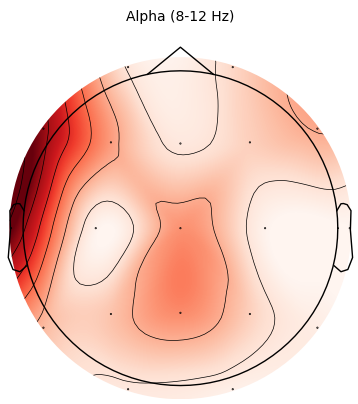
#> input picture report/images/topomap_alpha_colored.png, 358 x 404 px
$ python -i Image_contour_detection.py   (imports and definitions only)   (older library calls are emulated)
#> lines starting #> are read from the running program, lines starting #| are printed output that depends on the picture
import cv2.dnn
from skimage.util import img_as_float
from skimage.segmentation import active_contour, mark_boundaries
import cv2
import numpy as np
from scipy.cluster.vq import kmeans, vq
from skimage.transform import resize
from matplotlib import pyplot as plt


class Image_contour_detection:
    thresholdOtsu = "Otsu"
    thresholdAdaptive = "Adaptive"
    # [122 lines left out: functions __load_image, __threshold_image, __preprocess_image, denoise, classrerizarion, not called in this run]

    def graph_based_segmentation(self, image_path):
        # Загрузка изображения
        image = cv2.imread(image_path)
#> image is the input picture: shape (404, 358, 3); mean B, G, R 198.5, 209, 244.3

        # Отображение оригинального изображения
        plt.figure()
        plt.subplot(231)
        plt.imshow(cv2.cvtColor(image, cv2.COLOR_BGR2RGB))  # Обратно в RGB для matplotlib
        plt.title("Оригинальное изображение")

        # Получение размеров изображения
        rows, cols, _ = image.shape
#> rows = 404; cols = 358

        # Инициализация маски и моделей
        mask = np.zeros((rows, cols), np.uint8)
        bgr_model = np.zeros((1, 65), np.float64)
        fgd_model = np.zeros((1, 65), np.float64)

        # Определение прямоугольника внутри границ изображения
        x0, y0 = 0, 0
        x1, y1 = cols-1, rows-1  # Ограничиваем размеры, чтобы они не выходили за пределы
#> x1 = 357; y1 = 403
        rect = (x0, y0, x1 - x0, y1 - y0)
#> rect = (0, 0, 357, 403)

        # Применение GrabCut
        cv2.grabCut(image, mask, rect, bgr_model, fgd_model, 5, cv2.GC_INIT_WITH_RECT)

        # Получение бинарной маски переднего плана
        # Преобразование маски: выделяем только пиксели переднего плана
        mask2 = np.where((mask == 2) | (mask == 0), 0, 1).astype('uint8')
        segmented_image = image * mask2[:, :, np.newaxis]
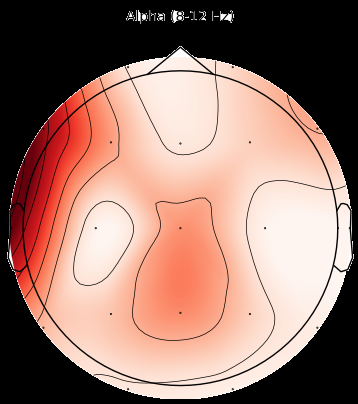
#> segmented_image: shape (404, 358, 3); mean B, G, R 108.3, 118.8, 154.1

        # Отображение результатов
        plt.subplot(232)
        plt.imshow(mask, cmap='gray')
        plt.title("Маска GrabCut")

        plt.subplot(233)
        plt.imshow(cv2.cvtColor(segmented_image, cv2.COLOR_BGR2RGB))
        plt.title("Сегментированное изображение")

        plt.show()
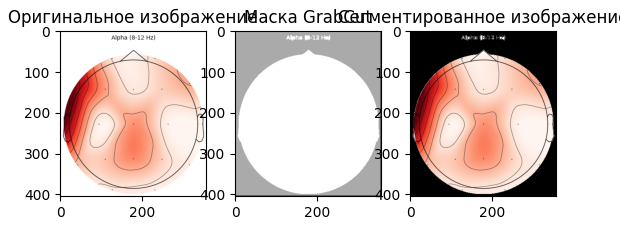
#> figure drawn by matplotlib, 3 panels

        # Блок для использования active_contours с конутром полученным через сегментацию

        # binary_mask = np.where((mask == 2) | (mask == 0), 0, 1).astype('uint8')
        #
        # # Находим контуры на бинарной маске
        # contours, _ = cv2.findContours(binary_mask, cv2.RETR_EXTERNAL, cv2.CHAIN_APPROX_SIMPLE)
        #
        # # Проверка, что хотя бы один контур найден
        # if len(contours) == 0:
        #     raise ValueError("Контуры не найдены на маске.")
        #
        # # Используем самый большой контур
        # largest_contour = max(contours, key=cv2.contourArea)
        #
        # # Преобразуем контур в нужный формат для active_contour (N, 2)
        # init_snake = largest_contour[:, 0, :].astype(float)
        #
        # # Применение функции active_contour
        # snake = active_contour(img_as_float(cv2.cvtColor(image, cv2.COLOR_BGR2GRAY)),
        #                        init_snake, alpha=0.015, beta=10, gamma=0.001)
        #
        # # Визуализация результатов
        # plt.figure()
        # plt.imshow(cv2.cvtColor(image, cv2.COLOR_BGR2RGB))
        # plt.plot(init_snake[:, 0], init_snake[:, 1], '--r', lw=2, label='Начальный контур')
        # plt.plot(snake[:, 0], snake[:, 1], '-b', lw=2, label='Active Contour')
        # plt.legend()
        # plt.title("Active Contours")
        # plt.show()

    # [80 lines left out: functions active_contours, contour_tracing, marr_hildreth_edge_detection, not called in this run]
        # edges = self.__threshold_image(abs_log, threshold_method)
        #
        # return edges
    def canny_edge_detection(self, image, aperture_size, threshold1, threshold2):
        return cv2.Canny(image, threshold1, threshold2, aperture_size)
    # [13 lines left out: function sobel_edge_detection, not called in this run]

>>> result = Image_contour_detection().graph_based_segmentation('../../../report/images/topomap_alpha_colored.png')

$ run again, on report/images/topomap_beta_colored.png
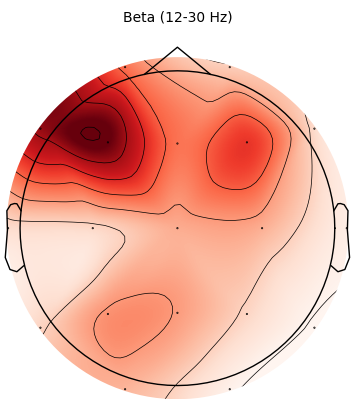
#> input picture report/images/topomap_beta_colored.png, 357 x 409 px
#> in graph_based_segmentation, image is the input picture: shape (409, 357, 3); mean B, G, R 177.5, 189.6, 241.1
#> in graph_based_segmentation, `segmented_image = image * mask2[:, :, np.newaxis]`:
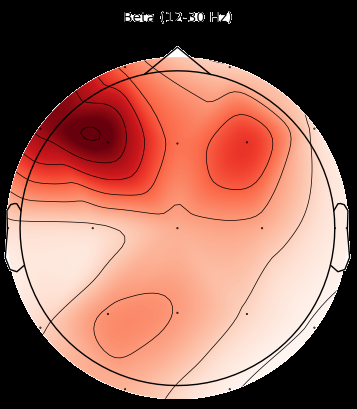
#> segmented_image: shape (409, 357, 3); mean B, G, R 85.8, 98, 149.4
#> in graph_based_segmentation, `plt.show()`:
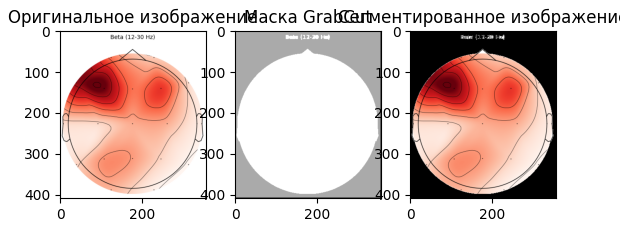
#> figure drawn by matplotlib, 3 panels

$ run again, on report/images/topomap_delta_colored.png
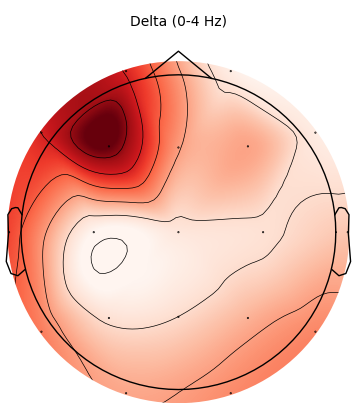
#> input picture report/images/topomap_delta_colored.png, 358 x 412 px
#> in graph_based_segmentation, image is the input picture: shape (412, 358, 3); mean B, G, R 186.7, 197.9, 242.3
#> in graph_based_segmentation, `segmented_image = image * mask2[:, :, np.newaxis]`:
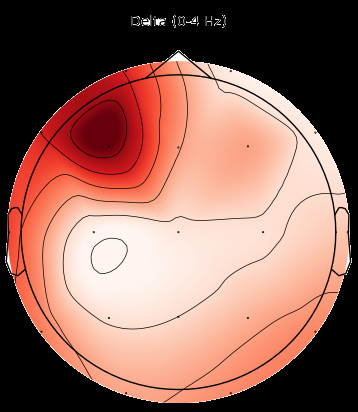
#> segmented_image: shape (412, 358, 3); mean B, G, R 93.1, 104.3, 148.6
#> in graph_based_segmentation, `plt.show()`:
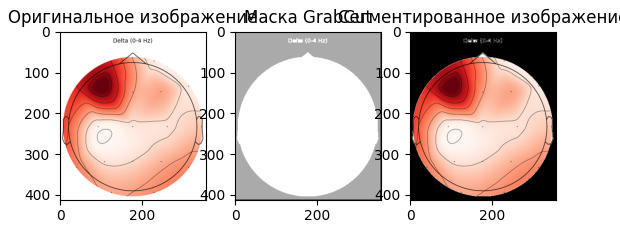
#> figure drawn by matplotlib, 3 panels

$ run again, on report/images/topomap_gamma_colored.png
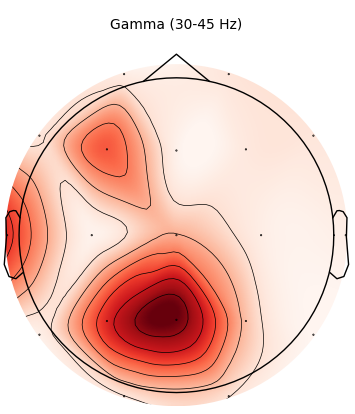
#> input picture report/images/topomap_gamma_colored.png, 355 x 414 px
#> in graph_based_segmentation, image is the input picture: shape (414, 355, 3); mean B, G, R 196.5, 205.5, 241.9
#> in graph_based_segmentation, `segmented_image = image * mask2[:, :, np.newaxis]`:
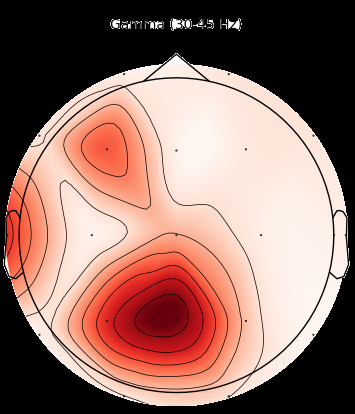
#> segmented_image: shape (414, 355, 3); mean B, G, R 104, 113, 149.4
#> in graph_based_segmentation, `plt.show()`:
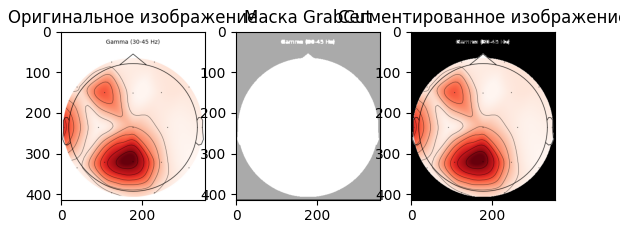
#> figure drawn by matplotlib, 3 panels
